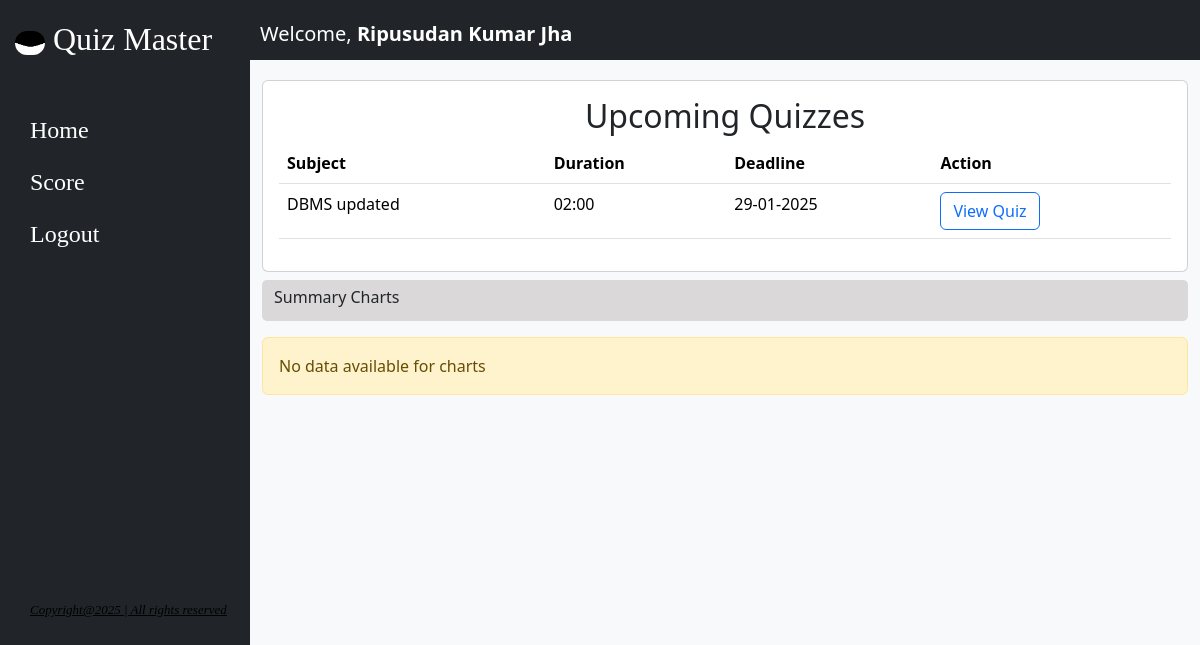
Page /dashboard/2 on the earlier database version.
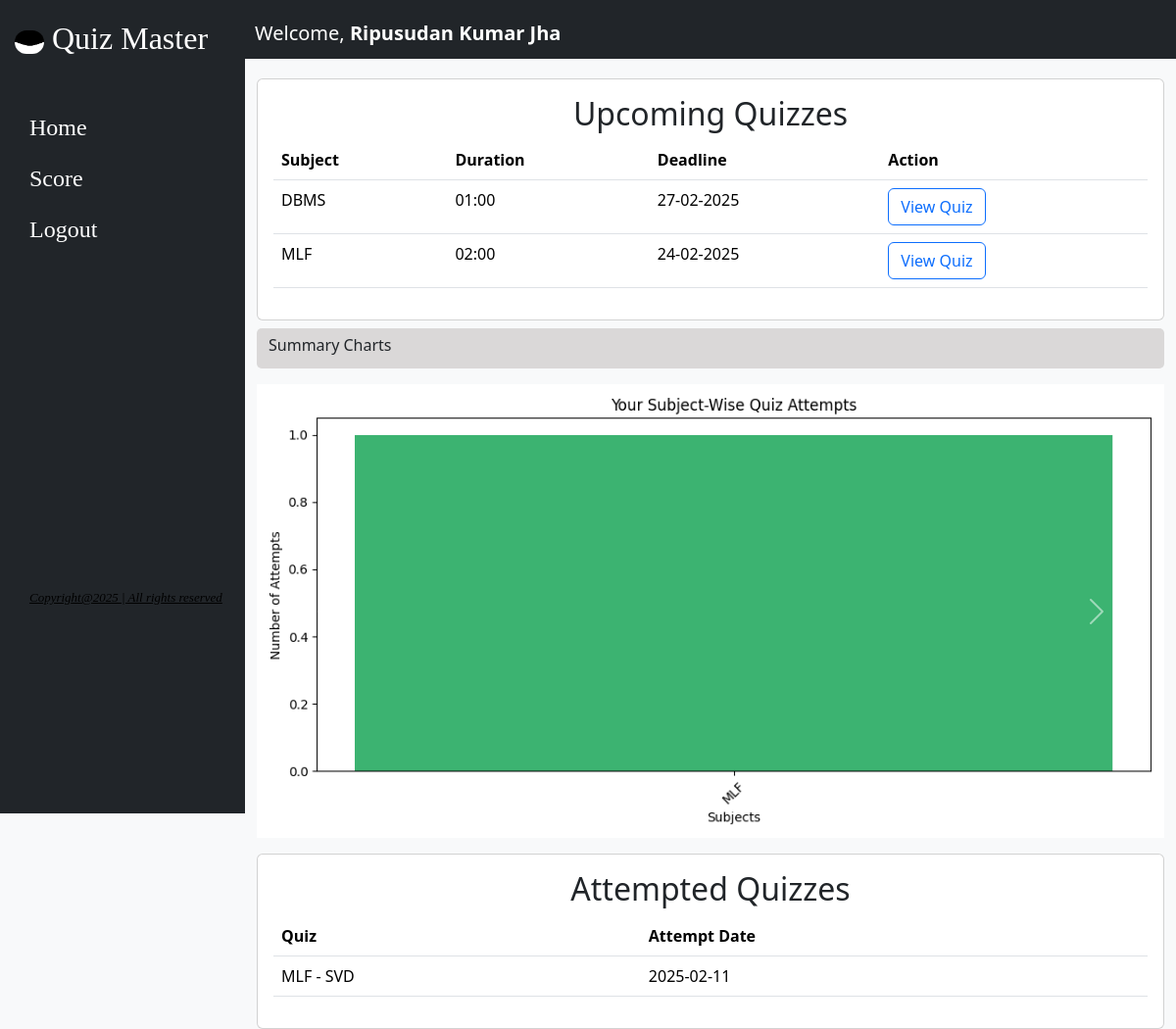
Same page on the later database version.
### model.py (models this page shows)
class Quiz(db.Model):
    id = db.Column(db.String(50), primary_key=True)
    chapter_id = db.Column(db.String(50), db.ForeignKey("chapters.id"), nullable=False)
    quiz_date = db.Column(db.DateTime, nullable=False)
    duration = db.Column(db.String(10), nullable=False)
    remarks = db.Column(db.String(200), nullable=True)
    scores = db.relationship('Scores', back_populates='exam')
    questions = db.relationship('Question', back_populates='exam')
    chapter = db.relationship('Chapters', back_populates='exams')

class Subject(db.Model):
    id = db.Column(db.String(50),primary_key=True)
    name = db.Column(db.String(100), unique=True, nullable=False)
    desc = db.Column(db.Text,unique=False ,nullable=False)
    chapters = db.relationship('Chapters', back_populates='subject_info')

class Scores(db.Model):
    id = db.Column(db.Integer, primary_key=True , autoincrement=True)
    quiz_id = db.Column(db.String, db.ForeignKey('quiz.id'), nullable=False)
    user_id = db.Column(db.Integer, db.ForeignKey('user.id'), nullable=False)
    attempt_time = db.Column(db.DateTime, default=datetime.utcnow, nullable=False)
    total = db.Column(db.Float, nullable=False)
    user_details = db.relationship('User', back_populates='quiz_scores')
    exam = db.relationship('Quiz', back_populates='scores')

class Chapters(db.Model):
    id = db.Column(db.String(50),primary_key=True)
    name = db.Column(db.String(100), unique=True, nullable=False)
    desc = db.Column(db.String(256),unique=False ,nullable=False)
    subject_id = db.Column(db.String, db.ForeignKey('subject.id'), nullable=False)
    subject_info = db.relationship('Subject' ,back_populates='chapters')
    exams = db.relationship('Quiz', back_populates='chapter')

### app.py (the view)
@app.route('/dashboard/<int:user_id>', methods=['GET'])
def dashboard(user_id):
    user = User.query.get(user_id)
    current_date = datetime.now().strftime('%d-%m-%Y')
    if not user:
        return "User not found", 404
    if user.user_status == 'Disabled':
        return redirect(url_for('home', message="Your account has been disabled. Please contact the administrator."))
    quizzes = db.session.query(
        Quiz.id,
        Quiz.duration,
        Quiz.quiz_date,
        Subject.name.label('subject_name'),
        Chapters.name.label('chapter_name')
    ).join(Chapters, Quiz.chapter_id == Chapters.id) \
     .join(Subject, Chapters.subject_id == Subject.id).all()
    quiz_data = [
        {
            'id': quiz.id,
            'duration': quiz.duration,
            'quiz_date': quiz.quiz_date,
            'subject_name': quiz.subject_name,
            'chapter_name': quiz.chapter_name
        }
        for quiz in quizzes
    ]
    user_scores = Scores.query.filter_by(user_id=user_id).order_by(Scores.attempt_time.desc()).all()
    user_attempts = db.session.query(
        Subject.name,
        func.count(Scores.id).label("attempt_count")
    ).join(Chapters, Chapters.subject_id == Subject.id) \
     .join(Quiz, Quiz.chapter_id == Chapters.id) \
     .join(Scores, Scores.quiz_id == Quiz.id) \
     .filter(Scores.user_id == user_id) \
     .group_by(Subject.name).all()
    subjects_attempted = [row[0] for row in user_attempts]
    attempts_count = [row[1] for row in user_attempts]
    if not subjects_attempted:
        subjects_attempted = ["No Data"]
        attempts_count = [0]
    plt.figure(figsize=(10, 5))
    plt.bar(subjects_attempted, attempts_count, color='mediumseagreen')
    plt.xlabel('Subjects')
    plt.ylabel('Number of Attempts')
    plt.title('Your Subject-Wise Quiz Attempts')
    plt.xticks(rotation=45)
    plt.tight_layout()
    attempts_chart_path = f"{chart_dirc}/user_{user_id}_attempts.png"
    plt.savefig(attempts_chart_path)
    plt.close()
    avg_scores = db.session.query(
        Subject.name,
        func.avg(Scores.total).label("avg_score")
    ).join(Chapters, Chapters.subject_id == Subject.id) \
     .join(Quiz, Quiz.chapter_id == Chapters.id) \
     .join(Scores, Scores.quiz_id == Quiz.id) \
     .filter(Scores.user_id == user_id) \
     .group_by(Subject.name).all()
    subjects_scored = [row[0] for row in avg_scores]
    avg_score_values = [row[1] for row in avg_scores]
    if not subjects_scored:
        subjects_scored = ["No Data"]
        avg_score_values = [0]
    plt.figure(figsize=(10, 5))
    plt.bar(subjects_scored, avg_score_values, color='royalblue')
    plt.xlabel('Subjects')
    plt.ylabel('Average Score')
    plt.title('Your Average Score in Each Subject')
    plt.xticks(rotation=45)
    plt.ylim(0, 100)  # Assuming max score is 100
    plt.tight_layout()
    avg_scores_chart_path = f"{chart_dirc}/user_{user_id}_avg_scores.png"
    plt.savefig(avg_scores_chart_path)  # Save chart as PNG
    plt.close()
    return render_template('user_dashboard.html', user=user, quizzes=quiz_data,
                           user_scores=user_scores, current_date=current_date)

### templates/user_dashboard.html (shortened to what this page needs)
{% extends "user_base.html" %}
{% block content %}
<div class="row mt-1">
  <div class="col">
    <div class="card">
      <div class="card-body">
        <h2 class="card-title" style="text-align: center">Upcoming Quizzes</h2>
        <table class="table table-hover">
          <thead>
            <tr>
              <th>Subject</th>
              <th>Duration</th>
              <th>Deadline</th>
              <th>Action</th>
            </tr>
          </thead>
          <tbody>
            {% for quiz in quizzes %}
            <tr>
              <td>{{ quiz.subject_name }}</td>
              <td>{{ quiz.duration }}</td>
              <td>{{ quiz.quiz_date.strftime('%d-%m-%Y') }}</td>
              <td>
                <a href="{{ url_for('view_quiz', quiz_id=quiz.id , user_id=user.id) }}"
                   class="btn btn-outline-primary">View Quiz</a>
              </td>
            </tr>
            {% endfor %}
          </tbody>
        </table>
      </div>
    </div>
  </div>
</div>
<div
  class="container mt-2 mb-3"
  style="
    background-color: rgb(218, 216, 216);
    border-radius: 5px;
    border-color: black;
  "
>
  <div class="row">
    <div class="col">
      <p style="height: 25px; padding-top: 5px">Summary Charts</p>
    </div>
  </div>
</div>
{% if user_scores|length == 0 %}
<div class="alert alert-warning" role="alert">
  No data available for charts</div>
{% else %}
<div id="demo" class="carousel slide" data-bs-ride="carousel">
  <div class="carousel-indicators">
    <button type="button" data-bs-target="#demo" data-bs-slide-to="0" class="active"></button>
    <button type="button" data-bs-target="#demo" data-bs-slide-to="1"></button>
    <button type="button" data-bs-target="#demo" data-bs-slide-to="2"></button>
  </div>
  <div class="carousel-inner">
    <div class="carousel-item active">
      <img src="/static/image/user_{{user.id}}_attempts.png" alt="User Attempts Chart" style="max-width:100%; height:auto;">
    </div>
  </div>
  <button class="carousel-control-prev" type="button" data-bs-target="#demo" data-bs-slide="prev">
    <span class="carousel-control-prev-icon"></span>
  </button>
  <button class="carousel-control-next" type="button" data-bs-target="#demo" data-bs-slide="next">
    <span class="carousel-control-next-icon"></span>
  </button>
</div>
<div class="row mt-3">
  <div class="col">
    <div class="card">
      <div class="card-body">
        <h2 class="card-title" style="text-align: center">Attempted Quizzes</h2>
        <table class="table table-hover">
          <thead>
            <tr>
              <th>Quiz</th>
              <th>Attempt Date</th>
            </tr>
          </thead>
          <tbody>
            {% for score in user_scores %}
            <tr>
              <td>{{ score.exam.chapter.subject_info.name }} - {{ score.exam.chapter.name }}</td>
              <td>{{ score.attempt_time.strftime('%Y-%m-%d') }}</td>
            </tr>
            {% endfor %}
          </tbody>
        </table>
      </div>
    </div>
  </div>
</div>
{% endif %}
{% endblock %}

Differences in the rows shown:
changed Quiz: subject_name "DBMS updated" → "DBMS"; duration "02:00" → "01:00"; quiz_date "29-01-2025" → "27-02-2025"
added Quiz: subject_name "MLF", duration "02:00", quiz_date "24-02-2025"
added Scores: exam.chapter.subject_info.name "MLF", exam.chapter.name "SVD", attempt_time "2025-02-11"
Other differences:
text no longer shown: "No data available for charts"
text now shown: "Attempted Quizzes Quiz Attempt Date"
